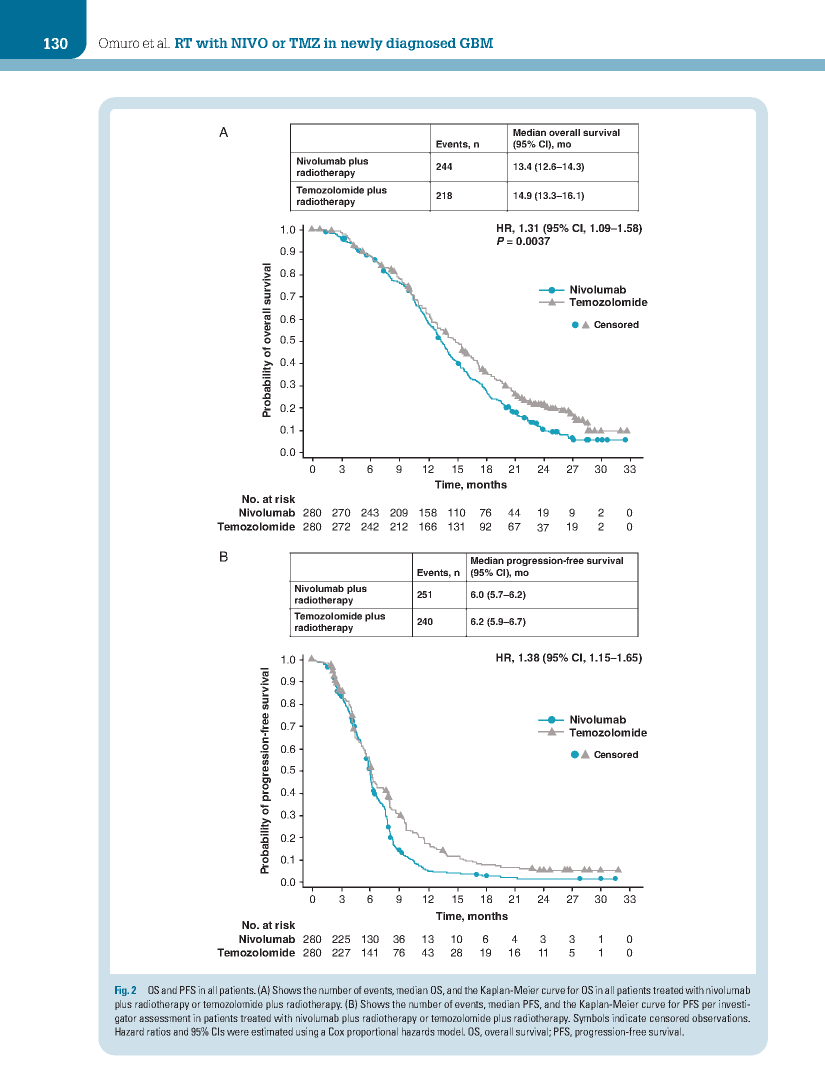
#> input picture data/extracted/checkmate_blinded/checkmate_page_fig2.png, 1650 x 2175 px, found by its file name (shown at 1/2 size)
$ python run_checkmate_blinded.py --pdf ../data/extracted/checkmate_blinded/checkmate_page_fig2.png
#> lines starting #> are read from the running program, lines starting #| are printed output that depends on the picture
### src/extract_checkmate.py
"""
Data extraction from the CheckMate 498 trial (noac099).

Blinded phase: main paper only (OS/PFS KM from Fig 2, OS forest plot from Fig 3).
Unblinded phase: adds supplement (OS by PD-L1 subgroups from Fig S1).
"""
from __future__ import annotations
import re
from pathlib import Path
import numpy as np
import pandas as pd
import pdfplumber
import cv2

from .utils import (
    digitize_curve_by_color, px_to_data, enforce_monotone_nonincreasing,
    find_plot_region, digitise_panel,
)


def render_page_to_png(pdf_path: Path, page_index: int, dpi: int, out_path: Path) -> Path:
    with pdfplumber.open(str(pdf_path)) as pdf:
        page = pdf.pages[page_index]
        im = page.to_image(resolution=dpi).original
        im.save(str(out_path))
    return out_path


def extract_checkmate_km_from_pdf(pdf_path: Path, config: dict, out_dir: Path) -> tuple[pd.DataFrame, pd.DataFrame]:
    """Extract OS and PFS KM curves from CheckMate Fig 2."""
    fig2_png = out_dir / "checkmate_page_fig2.png"
    render_page_to_png(pdf_path, config["cm_page_index_fig2"], config["render_dpi"], fig2_png)

    img = cv2.imread(str(fig2_png))
    h_full, w_full = img.shape[:2]

    # Upper panel = OS (Panel A), lower panel = PFS (Panel B)
    upper = img[0:h_full//2, :].copy()
    lower = img[h_full//2:, :].copy()

    # Detect plot regions
    arm_colors_cm = [("nivolumab", "blue"), ("temozolomide", "gray")]

    km_os = digitise_panel(upper, x_max_months=config.get("cm_x_max_months", 33), arm_colors=arm_colors_cm)
    km_pfs = digitise_panel(lower, x_max_months=config.get("cm_x_max_months", 33), arm_colors=arm_colors_cm)

    return km_os, km_pfs


# [16 lines left out: function extract_checkmate_km_from_image, not called in this run]


def parse_checkmate_forest_plot(pdf_path: Path, page_index: int) -> pd.DataFrame:
    """Parse CheckMate Fig 3 forest plot for OS subgroup HRs."""
    with pdfplumber.open(str(pdf_path)) as pdf:
        txt = pdf.pages[page_index].extract_text() or ""

    lines = [l.strip() for l in txt.splitlines() if l.strip()]

    group_names = {
        "Baseline measurable lesion", "Complete resection (CRF)", "Region",
        "Age categorization", "Sex", "Race",
        "Baseline performance status (Karnofsky scale)", "RPA class",
        "Baseline pathology", "Baseline corticosteroid use",
    }

    rows = []
    current_group = None
    for l in lines:
        if l in group_names:
            current_group = l
            continue
        # Pattern: <subgroup> <events_nivo>/<n_nivo> <events_tmz>/<n_tmz> <HR> (<CI>)
        m = re.match(
            r"^(.*?)\s+(\d+)/(\d+)\s+(\d+)/(\d+)\s+([\d.]+)\s+\(([\d.]+)\s*[-\u2013\u2014]\s*([\d.]+)\)$",
            l
        )
        if m:
            name, ev_n, n_n, ev_t, n_t, hr, lo, hi = m.groups()
            rows.append({
                "group": current_group if current_group else "Overall",
                "subgroup": name.strip(),
                "events_nivo": int(ev_n),
                "n_nivo": int(n_n),
                "events_tmz": int(ev_t),
                "n_tmz": int(n_t),
                "n": int(n_n) + int(n_t),
                "events": int(ev_n) + int(ev_t),
                "hr": float(hr),
                "ci_low": float(lo),
                "ci_high": float(hi),
            })

    return pd.DataFrame(rows)


# [76 lines left out: functions parse_checkmate_forest_manual, extract_checkmate_table2, extract_checkmate_table2_manual, not called in this run]


def run_checkmate_extraction_blinded(pdf_path: str, config: dict, out_dir: str) -> dict:
    """Blinded extraction: main paper only."""
    pdf = Path(pdf_path)
    out = Path(out_dir)
    out.mkdir(parents=True, exist_ok=True)

    # Try PDF-based extraction of KM; fall back to manual if needed
    try:
        km_os, km_pfs = extract_checkmate_km_from_pdf(pdf, config, out)
    except Exception:
        km_os = pd.DataFrame(columns=["arm", "month", "survival"])
        km_pfs = pd.DataFrame(columns=["arm", "month", "survival"])

    km_os.to_csv(out / "km_digitised_os.csv", index=False)
    km_pfs.to_csv(out / "km_digitised_pfs.csv", index=False)

    # Forest plot
    try:
        fp_os = parse_checkmate_forest_plot(pdf, config.get("cm_page_index_fig3", 8))
    except Exception:
        fp_os = pd.DataFrame()

    # Validate: check that expected group names are present; PDF parser often
    # assigns subgroups to wrong parent groups due to imperfect header detection.
    expected_groups = {
        "Complete resection (CRF)", "Baseline measurable lesion",
        "Baseline corticosteroid use", "Baseline performance status (Karnofsky scale)",
        "Sex", "Race", "Region", "Age categorization", "RPA class", "Baseline pathology",
    }
    parsed_groups = set(fp_os["group"].unique()) if not fp_os.empty else set()
    if fp_os.empty or len(fp_os) < 5 or len(parsed_groups & expected_groups) < 4:
        fp_os = parse_checkmate_forest_manual()

    fp_os.to_csv(out / "forestplot_os.csv", index=False)

    # Table 2 rates for anchoring
    try:
        rates = extract_checkmate_table2(pdf)
    except Exception:
        rates = {}
    if len(rates) < 4:
        rates = extract_checkmate_table2_manual()
    pd.DataFrame([rates]).to_csv(out / "table2_rates.csv", index=False)

    return {
        "km_os": str(out / "km_digitised_os.csv"),
        "km_pfs": str(out / "km_digitised_pfs.csv"),
        "forestplot_os": str(out / "forestplot_os.csv"),
        "rates": rates,
    }


# [23 lines left out: function run_checkmate_extraction_unblinded, not called in this run]

### src/utils.py
"""
Utility functions for KM curve digitization, survival computations, and data handling.
"""
from __future__ import annotations
import numpy as np
import cv2
import pandas as pd


def digitize_curve_by_color(
    img_bgr: np.ndarray,
    color: str,
    hsv_ranges: dict | None = None,
) -> tuple[np.ndarray, np.ndarray]:
    """
    Extract pixel coordinates (x_px, y_px) of a curve identified by color in a BGR image.

    Parameters
    ----------
    img_bgr : array, shape (H, W, 3)
    color : str, one of 'red', 'blue', 'orange', 'gray'
    hsv_ranges : optional dict overriding default HSV ranges

    Returns
    -------
    xs, ys : 1-d arrays of pixel x, y coordinates (y increases downward)
    """
    hsv = cv2.cvtColor(img_bgr, cv2.COLOR_BGR2HSV)

    defaults = {
        "red": [((0, 80, 80), (10, 255, 255)), ((160, 80, 80), (179, 255, 255))],
        "blue": [((90, 80, 80), (135, 255, 255))],
        "orange": [((5, 120, 120), (25, 255, 255))],
        "gray": [((0, 0, 80), (180, 50, 180))],
    }
    if hsv_ranges and color in hsv_ranges:
        ranges = hsv_ranges[color]
    else:
        ranges = defaults.get(color)
    if ranges is None:
        raise ValueError(f"Unknown color: {color}")

    mask = np.zeros(hsv.shape[:2], dtype=np.uint8)
    for lo, hi in ranges:
        mask = cv2.bitwise_or(mask, cv2.inRange(hsv, np.array(lo), np.array(hi)))

    kernel = np.ones((3, 3), np.uint8)
    mask = cv2.morphologyEx(mask, cv2.MORPH_OPEN, kernel, iterations=1)
    mask = cv2.morphologyEx(mask, cv2.MORPH_CLOSE, kernel, iterations=1)

    h, w = mask.shape
    xs, ys = [], []
    for x in range(w):
        y_idx = np.where(mask[:, x] > 0)[0]
        if len(y_idx) == 0:
            continue
        y = int(np.median(y_idx))
        xs.append(x)
        ys.append(y)
    return np.asarray(xs), np.asarray(ys)


def px_to_data(
    xs: np.ndarray,
    ys: np.ndarray,
    width: int,
    height: int,
    x_max: float,
    y_min: float = 0.0,
    y_max: float = 1.0,
) -> tuple[np.ndarray, np.ndarray]:
    """Convert pixel coordinates to data coordinates."""
    months = xs / max(width - 1, 1) * x_max
    surv = y_max - (ys / max(height - 1, 1)) * (y_max - y_min)
    return months, surv


def enforce_monotone_nonincreasing(
    t: np.ndarray, s: np.ndarray
) -> tuple[np.ndarray, np.ndarray]:
    """Sort by time and enforce non-increasing survival."""
    order = np.argsort(t)
    t = t[order]
    s = s[order]
    s = np.minimum.accumulate(s)
    return t, s


# [24 lines left out: functions interp_survival, common_time_grid, rmst, not called in this run]


def surv_at(t: np.ndarray, S: np.ndarray, time_point: float) -> float:
    """Survival probability at a specific time point."""
    return float(np.interp(time_point, t, S))


# [16 lines left out: function find_plot_region, not called in this run]


def digitise_panel(
    panel_img: np.ndarray,
    x_max_months: float,
    arm_colors: list[tuple[str, str]] | None = None,
) -> pd.DataFrame:
    """Digitise a KM panel image into a tidy DataFrame."""
    if arm_colors is None:
        arm_colors = [("treatment", "red"), ("control", "blue")]

    h, w = panel_img.shape[:2]
    rows = []
    for arm_name, color in arm_colors:
        xs, ys = digitize_curve_by_color(panel_img, color=color)
        if len(xs) == 0:
            continue
        months, surv = px_to_data(xs, ys, width=w, height=h, x_max=x_max_months)
        months, surv = enforce_monotone_nonincreasing(months, surv)
        # Prepend (0, 1) anchor
        months = np.insert(months, 0, 0.0)
        surv = np.insert(surv, 0, 1.0)
        for m, s in zip(months, surv):
            rows.append({"arm": arm_name, "month": float(m), "survival": float(s)})
    return pd.DataFrame(rows).sort_values(["arm", "month"]).reset_index(drop=True)


# [15 lines left out: function perturb_km, not called in this run]

### scripts/run_checkmate_blinded.py
#!/usr/bin/env python3
"""
Run CheckMate 498 reconstruction -- blinded phase (main paper only).
"""
from __future__ import annotations
import argparse, json, sys
from pathlib import Path
sys.path.insert(0, str(Path(__file__).parent.parent))

import numpy as np
import pandas as pd
import matplotlib; matplotlib.use("Agg")

from src.extract_checkmate import run_checkmate_extraction_blinded, parse_checkmate_forest_manual
from src.reconstruct import run_feasible_set, bootstrap_hr_uncertainty
from src.plotting import plot_digitised_curves, plot_envelope_summary_table, save_figure


CM_CONFIG = {
    "render_dpi": 200,
    "cm_page_index_fig2": 7,
    "cm_page_index_fig3": 8,
    "cm_x_max_months": 33,
}

# Two-level factor partitions from CheckMate Fig 3
CM_FACTORS_OS = {
    "Complete resection (CRF)": ["Yes", "No"],
    "Sex": ["Male", "Female"],
    "Baseline corticosteroid use": ["No", "Yes"],
    "Baseline performance status (Karnofsky scale)": ["<=80", ">80"],
}


def main():
    ap = argparse.ArgumentParser()
    ap.add_argument("--pdf", required=True, help="Path to noac099.pdf")
    ap.add_argument("--out", default="data/extracted/checkmate_blinded")
    ap.add_argument("--results", default="outputs")
    ap.add_argument("--figures", default="figures")
    args = ap.parse_args()

    out = Path(args.out); results = Path(args.results); figures = Path(args.figures)
    out.mkdir(parents=True, exist_ok=True)
    results.mkdir(parents=True, exist_ok=True)
    figures.mkdir(parents=True, exist_ok=True)

    print("=== CheckMate BLINDED: Data extraction ===")
    extraction = run_checkmate_extraction_blinded(args.pdf, CM_CONFIG, str(out))
#> (the call stopped at in render_page_to_png, `with pdfplumber.open(str(pdf_path)) as pdf:`: pdfplumber is not available in this run)
#> in extract_checkmate_km_from_pdf, img is the input picture: shape (2175, 1650, 3); mean B, G, R 246.2, 244.7, 241.6
#> in extract_checkmate_km_from_pdf, `upper = img[0:h_full//2, :].copy()`:
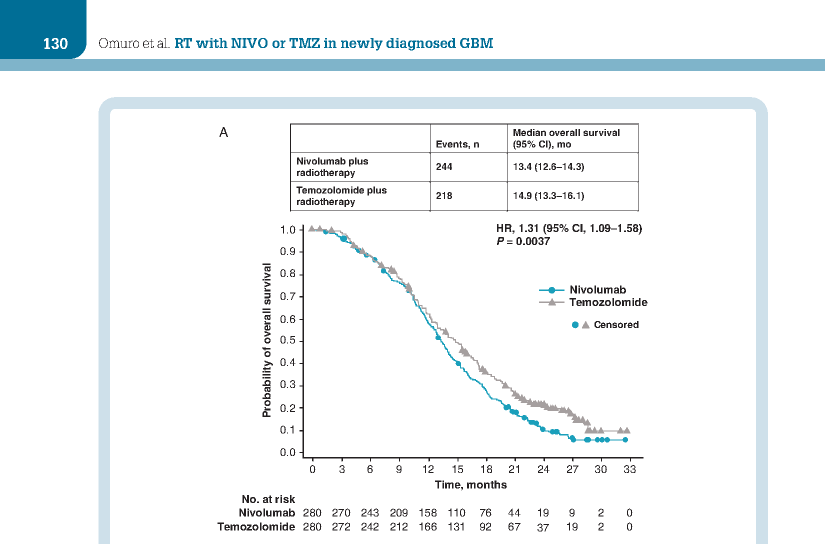
#> upper: shape (1087, 1650, 3) (shown at 1/2 size); mean B, G, R 247, 245.4, 241.8
#> in extract_checkmate_km_from_pdf, `lower = img[h_full//2:, :].copy()`:
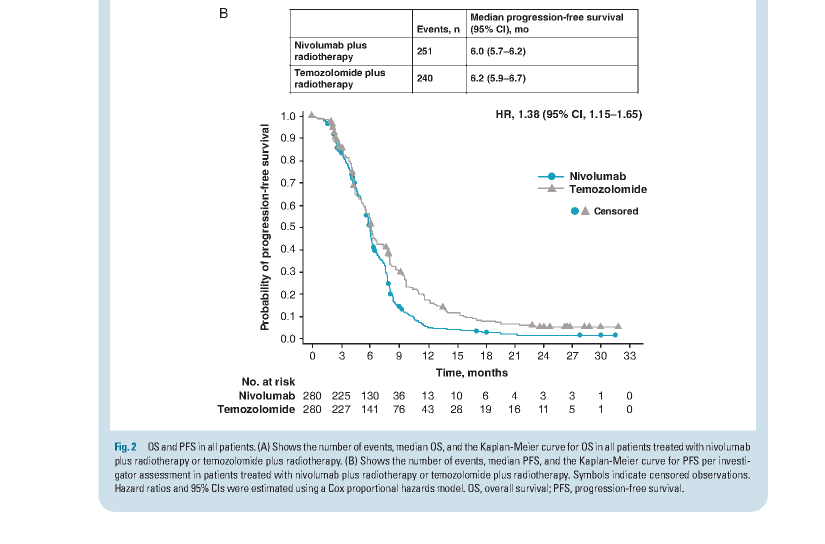
#> lower: shape (1088, 1650, 3) (shown at 1/2 size); mean B, G, R 245.4, 244, 241.4
#> after the loop in digitise_panel, `for arm_name, color in arm_colors:`: rows = 2215 items
#> in extract_checkmate_km_from_pdf, `km_os = digitise_panel(upper, x_max_months=config.get("cm_x_max_months..`: km_os = table of 2215 rows and 3 columns
#> in extract_checkmate_km_from_pdf, `km_pfs = digitise_panel(lower, x_max_months=config.get("cm_x_max_month..`: km_pfs = table of 841 rows and 3 columns
#> in run_checkmate_extraction_blinded, `km_os, km_pfs = extract_checkmate_km_from_pdf(pdf, config, out)`: km_os = table of 2215 rows and 3 columns; km_pfs = table of 841 rows and 3 columns

    km_os = pd.read_csv(out / "km_digitised_os.csv")
    fp_os = pd.read_csv(out / "forestplot_os.csv")
    forest_os = fp_os[fp_os["hr"].notna()].copy()

    arm_names = ("nivolumab", "temozolomide")

    # QA plot
    if not km_os.empty:
        fig, ax = plot_digitised_curves(km_os, "OS")
        save_figure(fig, figures / "qa_digitised_checkmate_os")

    # Feasible-set reconstruction for OS
    print("=== CheckMate BLINDED: OS feasible-set reconstruction ===")
    all_solutions = []
    all_summaries = []

    for factor_name, sublabels in CM_FACTORS_OS.items():
        print(f"  Factor: {factor_name}")
        if km_os.empty:
            print("    Skipped: no digitized OS KM curves available")
            continue
        sols, summ = run_feasible_set(
            km_os, forest_os, factor_name, sublabels,
            arm_names=arm_names, tolerance_pct=0.30, tau_rmst=24.0,
        )
        if not sols.empty:
            all_solutions.append(sols)
            all_summaries.append(summ)
            sols.to_csv(results / f"cm_blinded_os_{factor_name.replace(' ', '_').replace('/', '_')}_solutions.csv", index=False)

    if all_summaries:
        combined = pd.concat(all_summaries, ignore_index=True)
        combined.to_csv(results / "cm_blinded_os_envelope_summaries.csv", index=False)
        plot_envelope_summary_table(combined, figures / "Figure4_checkmate_blinded_envelopes")

    summary = {
        "trial": "CheckMate 498",
        "phase": "blinded",
        "n_factors": len(CM_FACTORS_OS),
        "n_solutions_total": sum(len(s) for s in all_solutions) if all_solutions else 0,
        "km_os_digitized": not km_os.empty,
    }
    with open(results / "results_summary_checkmate_blinded.json", "w") as f:
        json.dump(summary, f, indent=2)

    print("=== CheckMate BLINDED pipeline complete ===")
    return summary


if __name__ == "__main__":
    main()
#> (the call stopped at in parse_checkmate_forest_plot, `with pdfplumber.open(str(pdf_path)) as pdf:`: pdfplumber is not available in this run)
